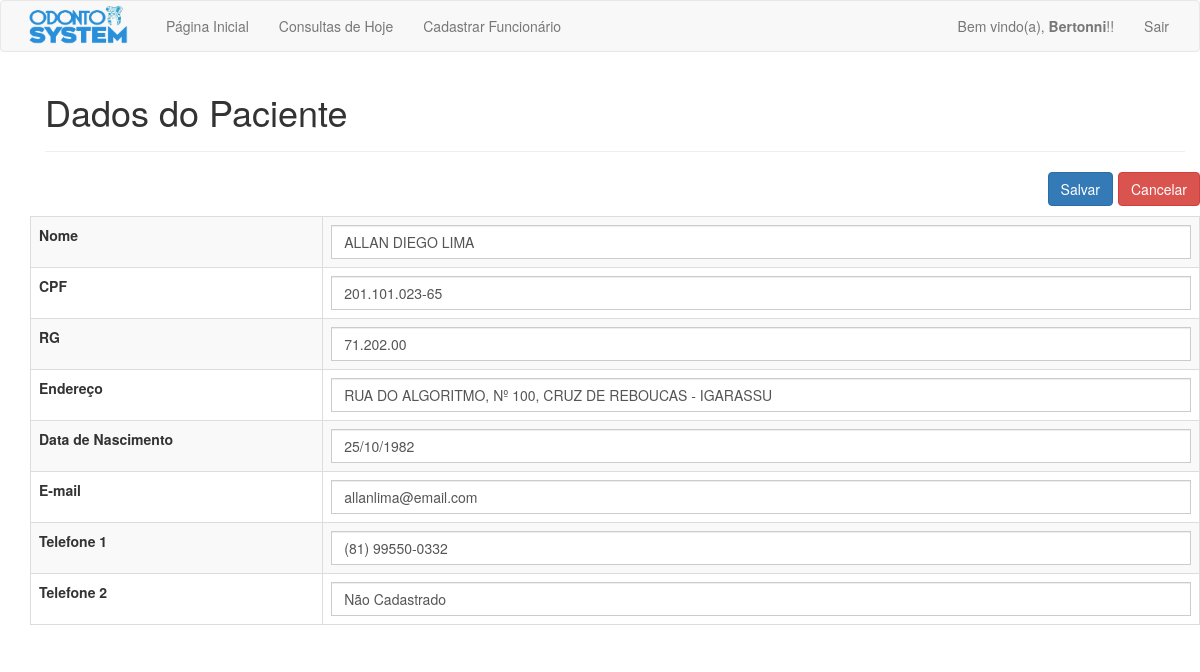
The app's page /php/editar_dados.php?id=13 (signed in) with its own data.
### tables this page shows
CREATE TABLE `pacientes` (
  `pac_id` int(11) NOT NULL,
  `pac_nome` varchar(100) NOT NULL,
  `pac_endereco` varchar(200) NOT NULL,
  `pac_rg` varchar(15) DEFAULT NULL,
  `pac_cpf` varchar(15) DEFAULT NULL,
  `pac_email` varchar(50) NOT NULL,
  `pac_data_nasc` date NOT NULL,
  `pac_telefone_1` varchar(15) NOT NULL,
  `pac_telefone_2` varchar(15) DEFAULT NULL
);

### php/editar_dados.php (the view, shortened to what this page needs)
<?php
require_once 'cabecalho.php';
$id = $_GET['id'];
$sql = "SELECT * FROM pacientes WHERE pac_id = '$id'";
$result = mysqli_query($connection, $sql);
$array = mysqli_fetch_array($result);
if(isLogged()) {
	?>
	<div class="container marketing">
		<div class="container theme-showcase" role="main">
			<div id="cadastro_pac" class="page-header">
				<h1>Dados do Paciente</h1>
			</div>
			<div class="row">
			<button class="btn btn-danger voltar" onClick="history.go(-1)">Cancelar</button>
			<form action="validar_edicao_pac.php" method="POST">
			<button class="btn btn-primary editar" type="submit">Salvar</a></button>
			<br></br>
				<table class='table table-striped table-bordered'>
					<tr>
						<td class='td_one'><b>Nome</b></td>
						<td><input type="text" class='form-control' name="nome" value="<?= $array['pac_nome'] ?>" size="20"></td>
					</tr>
					<tr>
						<td class='td_one'><b>CPF</b></td>
						<td><input type="text" id="cpf" class='form-control' name="cpf" value="<?= $array['pac_cpf'] ?>" size="20"></td>
					</tr>
					<tr>
						<td class='td_one'><b>RG</b></td>
						<td><input type="text" class='form-control' name="rg" value="<?= $array['pac_rg'] ?>" size="20"></td>
					</tr>
					<tr>
						<td class='td_one'><b>Endereço</b></td>
						<td><input type="text" class='form-control' name="endereco" value="<?= $array['pac_endereco'] ?>" size="20"></td>
					</tr>
					<tr>
						<td class='td_one'><b>Data de Nascimento</b></td>
						<?php
						echo "<td><input type='text' class='form-control' name='nasc' value='" . date_format(new DateTime($array['pac_data_nasc']), 'd/m/Y') . "' size='50'></td>";
						?>
					</tr>
					<tr>
						<td class='td_one'><b>E-mail</b></td>
						<td><input type="mail" class='form-control' name="email" value="<?= $array['pac_email'] ?>" size="20"></td>
					</tr>
					<tr>
						<td class='td_one'><b>Telefone 1</b></td>
						<td><input type="text" class='form-control' name="fone1" value="<?= $array['pac_telefone_1'] ?>" size="20"></td>
					</tr>
					<tr>
						<td class='td_one'><b>Telefone 2</b></td>
						<td><input type="text" class='form-control' name="fone2" value="<?= $array['pac_telefone_2'] ?>" size="20"></td>
					</tr>
				</table>
			</div>
		<?php
	}
	require_once 'rodape.php';
	?>

### css/meuEstilo.css (style rules this page uses)
.td_one { width: 25%; }
.voltar { margin-bottom: 10px; float: right; margin-left: 5px; }
.editar { float: right; }
.page-header { margin-top: 10px; }
.form-control { border-radius: 0; }

### records on screen
pacientes: nome "ALLAN DIEGO LIMA", cpf "201.101.023-65", rg "71.202.00", endereco "RUA DO ALGORITMO, Nº 100, CRUZ DE REBOUCAS - IGARASSU", nasc "25/10/1982", email "allanlima@email.com", fone1 "(81) 99550-0332", fone2 "Não Cadastrado"

### other values on screen
$_SESSION['usuario'] "Bertonni"
